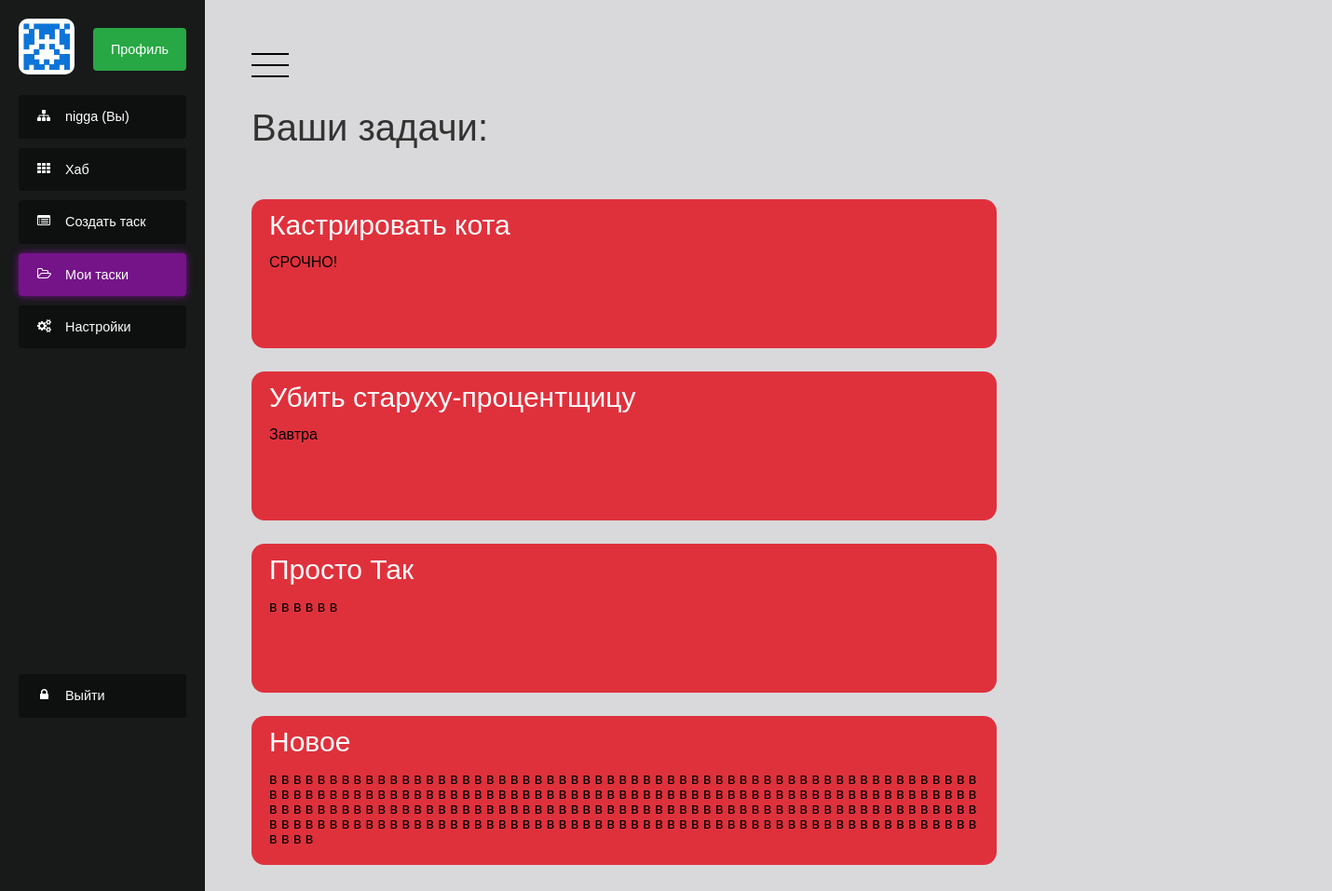
Page /tasks (signed in) on the committed database.
### codev_app/models.py (models this page shows)
class Profile(models.Model):
    user = models.OneToOneField(User, on_delete=models.CASCADE)
    bio = models.TextField(max_length=500, blank=True)
    location = models.CharField(max_length=30, blank=True)
    avatar = models.ImageField(upload_to='users')

class Task(models.Model):
    idea = models.CharField(max_length=200)
    body = models.TextField(max_length=10000)
    creation_date = models.DateTimeField(default=datetime.datetime.now())
    author = models.ForeignKey(to=User, blank=True, on_delete=models.CASCADE, null=True)

### codev_app/views.py (the view)
# urls.py: path('tasks', my_tasks),
def my_tasks(request):
    context = get_context(request, 'tasks')
    context.update({'tasks' : Task.objects.filter(author=request.user)})
    return render(request, 'tasks.html', context)

### codev_app/views.py (called while the page is built)
def get_context(request, pagename):
    context = {
        'pagename': pagename,
        'loginform': LoginForm(),
        'user': request.user,
        'registerform': RegistrationForm(request.POST)
    }
    if request.user.is_authenticated:
        context.update({'avatar': request.user.profile.avatar})
    return context

### templates/tasks.html (shortened to what this page needs)
<!DOCTYPE html>
<html lang="en">
<head>
    <link rel="stylesheet" type="text/css" href="/static/modern_style.css">
</head>
<body>
{% include 'patterns/modern_menu.html' %}
<h1>Ваши задачи:</h1>
<ul class="tasks">
    {% for task in tasks %}
          <a href="/remove/{{ task.id }}" style="width: 53em;"><div class="task">
          <h1>{{ task.idea }}</h1>
          <p>{{task.body}}</p>
           </div></a>
    {% endfor %}
</ul>
{% include 'patterns/modern_footer.html' %}
</html>

### templates/patterns/modern_menu.html (shortened to what this page needs)
<div class="wrapper">
  <div class="sidebar" style="position: fixed;">
    <ul class="nav">
      <img class="avatar" src="{{ MEDIA_URL }}{{ avatar }}">
       <li class="profile"><a class="profile-button" href = "/profile/{{ user }}"><p> Профиль </p></a></li>
       <li><a {% if pagename == 'profile' %}class="active"{% endif %} href = "/profile/{{ user }}"> {{ user }} (Вы) </a></li>
      <li><a {% if pagename == 'hab' %}class="active"{% endif %} href="/">Хаб</a></li>
      <li><a {% if pagename == 'make_task' %}class="active"{% endif %} href="/add_task">Создать таск</a></li>
      <li><a {% if pagename == 'tasks' %}class="active"{% endif %} href="/tasks">Мои таски</a></li>
      <li><a {% if pagename == 'settings' %}class="active"{% endif %}>Настройки</a></li>
      <li><a class="logout" href="/u/logout/">Выйти</a></li>
    </ul>
  </div>
  <div class="content isOpen">
          <a class="button">
      <svg xmlns="http://www.w3.org/2000/svg" viewBox="0 0 100 100">
        <line x1="0" y1="20" x2="100" y2="20" />
        <line x1="0" y1="50" x2="100" y2="50" />
        <line x1="0" y1="80" x2="100" y2="80" />
      </svg>
    </a>

### static/modern_style.css (style rules this page uses)
*, *::before, *::after { margin: 0; padding: 0; box-sizing: border-box; }
a { text-decoration: none; }
html, body { height: 100%; width: 100%; font-family: 'Montserrat', sans-serif; -webkit-font-smoothing: antialiased; font-smoothing: antialiased; background-color: #2a313d; }
body { font: 500 .9rem/1 'Avenir Next', sans-serif; color: #333; background: rgb(45,48,58); }
.wrapper { display: flex; min-height: 100%; background-color: #181919; }
.sidebar { position: absolute; width: 220px; padding: 20px; }
.content { flex: 1; padding: 50px; background: #d9d9db; transform: translateX(0); transition: transform .3s; }
.content.isOpen { transform: translateX(220px); }
.button { cursor: pointer; }
.button svg { width: 40px; }
h1 { margin-top: 25px; font-size: 40px; font-weight: 400; }
.nav { list-style: none; }
.nav li a { background: #0e0f0f; margin-top: 10px; position: relative; display: block; margin-bottom: 5px; padding: 16px 0 16px 50px; color: #fff; border-radius: 4px; -webkit-transition-duration: 0.4s; transition-duration: 0.5s; transition: all .2s ease-in-out; cursor: pointer; }
.nav li a.logout { margin-top: 350px; }
.nav li a.active { background-color: #751389; box-shadow: 0px 0px 8px #751390; }
.nav li a::before { font: 14px fontawesome; position: absolute; top: 15px; left: 20px; }
.nav li:nth-child(3) a::before { content: '\f0e8'; }
.nav li:nth-child(4) a::before { content: '\f00a'; }
.nav li:nth-child(5) a::before { content: '\f022'; }
.nav li:nth-child(6) a::before { content: '\f115'; }
.nav li:nth-child(7) a::before { content: '\f085'; }
.nav li:nth-child(8) a::before { content: '\f023'; left: 23px; }
.tasks { display: compact; margin-top: 30px; border-radius: 15px; background: transparent; min-height: 80px; padding-top: 1px; }
.tasks a { margin-top: 10px; color: black; float: left; }
.task h1 { margin-top: 1px; margin-bottom: 0.5em; font-size: 30px; text-align-all: left; float: left; }
.task p { margin-top: 3em; padding-bottom: 0.5em; text-align: left; color: black; overflow-wrap: break-spaces; }
.task { width: 50em; display: table; position: relative; min-height: 10em; text-align: center; background: #df313c; color: #fff; margin-top: 2%; margin-right: 100px; font-size: 16px; padding: 12px 19px; line-height: 1; border-color: transparent; border-radius: 14px; -webkit-transition-duration: 0.4s; transition-duration: 0.5s; transition: all .2s ease-in-out; cursor: pointer; z-index: 50; }
.avatar { margin-bottom: 10px; height: 60px; width: 60px; -webkit-border-radius: 10px; -moz-border-radius: 10px; border-radius: 10px; cursor: pointer; }
.profile { float: right; text-align-all: center; }
.wrapper .sidebar .nav .profile a { width: 100px; text-align: center; float: left; }
.profile p { text-align: center; margin-left: -50px; }
.nav li a.profile-button { background-color: #28a745; }
:root { --gutterSm: 0.4rem; --gutterMd: 0.8rem; --gutterLg: 1.6rem; --gutterXl: 2.4rem; --gutterXx: 7.2rem; --colorPrimary400: #7e57c2; --colorPrimary600: #5e35b1; --colorPrimary800: #4527a0; --fontFamily: "Dosis", sans-serif; --fontSizeSm: 1.2rem; --fontSizeMd: 1.6rem; --fontSizeLg: 2.1rem; --fontSizeXl: 2.8rem; --fontSizeXx: 3.6rem; --lineHeightSm: 1.1; --lineHeightMd: 1.8; --transitionDuration: 300ms; --transitionTF: cubic-bezier(0.645, 0.045, 0.355, 1); --inputPaddingV: var(--gutterMd); --inputPaddingH: var(--gutterLg); --inputFontSize: var(--fontSizeLg); --inputLineHeight: var(--lineHeightMd); --labelScaleFactor: 0.8; --labelDefaultPosY: 50%; --labelTransformedPosY: calc( (var(--labelDefaultPosY)) - (var(--inputPaddingV) * var(--labelScaleFactor)) - (var(--inputFontSize) * var(--inputLineHeight)) ); --inputTransitionDuration: var(--transitionDuration); --inputTransitionTF: var(--transitionTF); }
*, *::before, *::after { box-sizing: border-box; }

### rows in the picture
Profile: avatar (picture)
Task: idea "Кастрировать кота", body "СРОЧНО!"
Task: idea "Убить старуху-процентщицу", body "Завтра"
Task: idea "Просто Так", body "в в в в в в"
Task: idea "Новое", body "в в в в в в в в в в в в в в в в в в в в в в в в в в в в в в в в в в в в в в в в в в в в в в в в в в в в в в в в в в в в в в в в в в в в в в в в в в в в в в в в в в в в в в в в в в в в в в в в в в в в в в в в в в в в в в в в в в в в в в в в в в в в в в в в в в в в в в в в в в в в в в в в в в в в в в в в в в в в в в в в в в в в в в в в в в в в в в в в в в в в в в в в в в в в в в в в в в в в в в в в в в в в в в в в в в в в в в в в в в в в в в в в в в в в в в в в в в в в в в в в"

### other values in the picture
{{ user }} "nigga"
